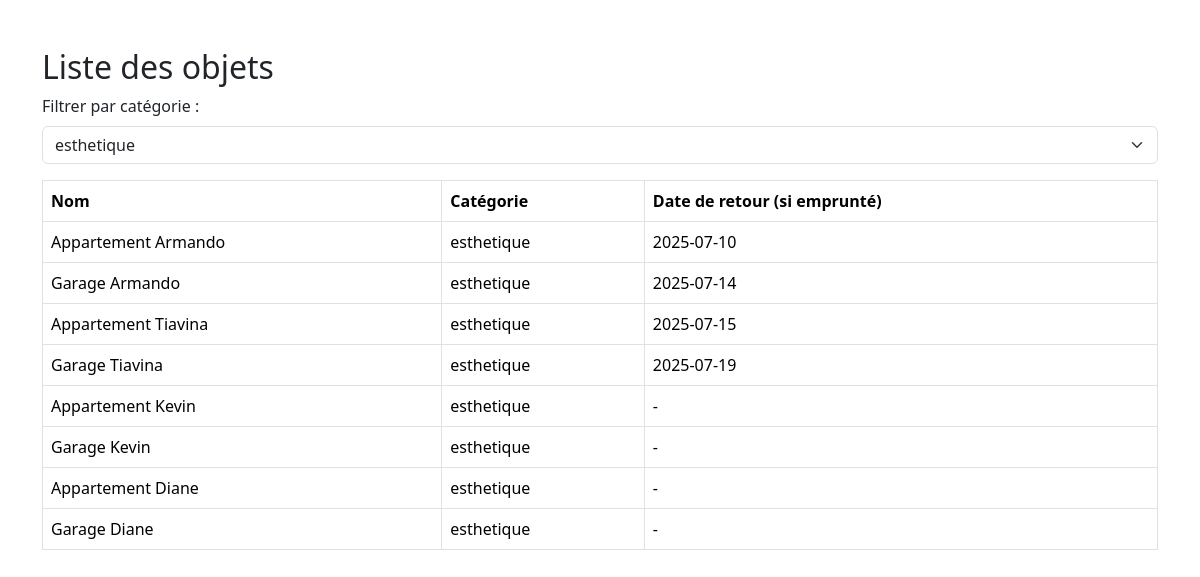
/pages/liste_objets.php?categorie=1, run on the app's committed database.
### tables this page shows
CREATE TABLE Objet (
    id_objet INT AUTO_INCREMENT PRIMARY KEY,
    nom_objet VARCHAR(100),
    id_categorie INT,
    id_membre INT,
    FOREIGN KEY (id_categorie) REFERENCES categorie_objet(id_categorie),
    FOREIGN KEY (id_membre) REFERENCES membre(id_membre)
);

CREATE TABLE Categorie_objet (
    id_categorie INT AUTO_INCREMENT PRIMARY KEY,
    nom_categorie VARCHAR(50)
);

### pages/liste_objets.php (the view, shortened to what this page needs)
<?php
$mysqli = new mysqli('localhost', 'root', '', 'Examenfinal');
$categories = [];
$sql_categories = 'SELECT * FROM categorie_objet';
$result_categories = $mysqli->query($sql_categories);
if ($result_categories) {
    while ($row = $result_categories->fetch_assoc()) {
        $categories[] = $row;
    }
}
$id_categorie = isset($_GET['categorie']) ? intval($_GET['categorie']) : 0;
$where = $id_categorie ? 'WHERE objet.id_categorie = ' . $id_categorie : '';
$sql_objets = "SELECT objet.*, categorie_objet.nom_categorie,
        (SELECT date_retour FROM emprunt WHERE emprunt.id_objet = objet.id_objet ORDER BY date_retour DESC LIMIT 1) AS date_retour
        FROM objet
        JOIN categorie_objet ON objet.id_categorie = categorie_objet.id_categorie
        $where
        ORDER BY objet.id_objet";
$objets = [];
$result_objets = $mysqli->query($sql_objets);
if ($result_objets) {
    while ($row = $result_objets->fetch_assoc()) {
        $objets[] = $row;
    }
}
?>
<!DOCTYPE html>
<html lang="fr">
<head>
    <link rel="stylesheet" href="../assets/bootstrap/css/bootstrap.min.css">
</head>
<body>
<div class="container mt-5">
    <h2>Liste des objets</h2>
    <form method="get" class="mb-3">
        <label for="categorie" class="form-label">Filtrer par catégorie :</label>
        <select name="categorie" id="categorie" class="form-select" onchange="this.form.submit()">
            <?php foreach ($categories as $cat): ?>
                <option value="<?= $cat['id_categorie'] ?>" <?= $id_categorie == $cat['id_categorie'] ? 'selected' : '' ?>><?= htmlspecialchars($cat['nom_categorie']) ?></option>
            <?php endforeach; ?>
        </select>
    </form>
    <table class="table table-bordered">
        <thead>
            <tr>
                <th>Nom</th>
                <th>Catégorie</th>
                <th>Date de retour (si emprunté)</th>
            </tr>
        </thead>
        <tbody>
        <?php foreach ($objets as $objet): ?>
            <tr>
                <td><?= htmlspecialchars($objet['nom_objet']) ?></td>
                <td><?= htmlspecialchars($objet['nom_categorie']) ?></td>
                <td><?= $objet['date_retour'] ? htmlspecialchars($objet['date_retour']) : '-' ?></td>
            </tr>
        <?php endforeach; ?>
        </tbody>
    </table>
</div>
</body>
</html>

### data on the page
objet: nom_objet "Appartement Armando", id_categorie.nom_categorie "esthetique", date_retour "2025-07-10"
objet: nom_objet "Garage Armando", id_categorie.nom_categorie "esthetique", date_retour "2025-07-14"
objet: nom_objet "Appartement Tiavina", id_categorie.nom_categorie "esthetique", date_retour "2025-07-15"
objet: nom_objet "Garage Tiavina", id_categorie.nom_categorie "esthetique", date_retour "2025-07-19"
objet: nom_objet "Appartement Kevin", id_categorie.nom_categorie "esthetique"
objet: nom_objet "Garage Kevin", id_categorie.nom_categorie "esthetique"
objet: nom_objet "Appartement Diane", id_categorie.nom_categorie "esthetique"
objet: nom_objet "Garage Diane", id_categorie.nom_categorie "esthetique"

### other printed values
form field categorie "esthetique"
